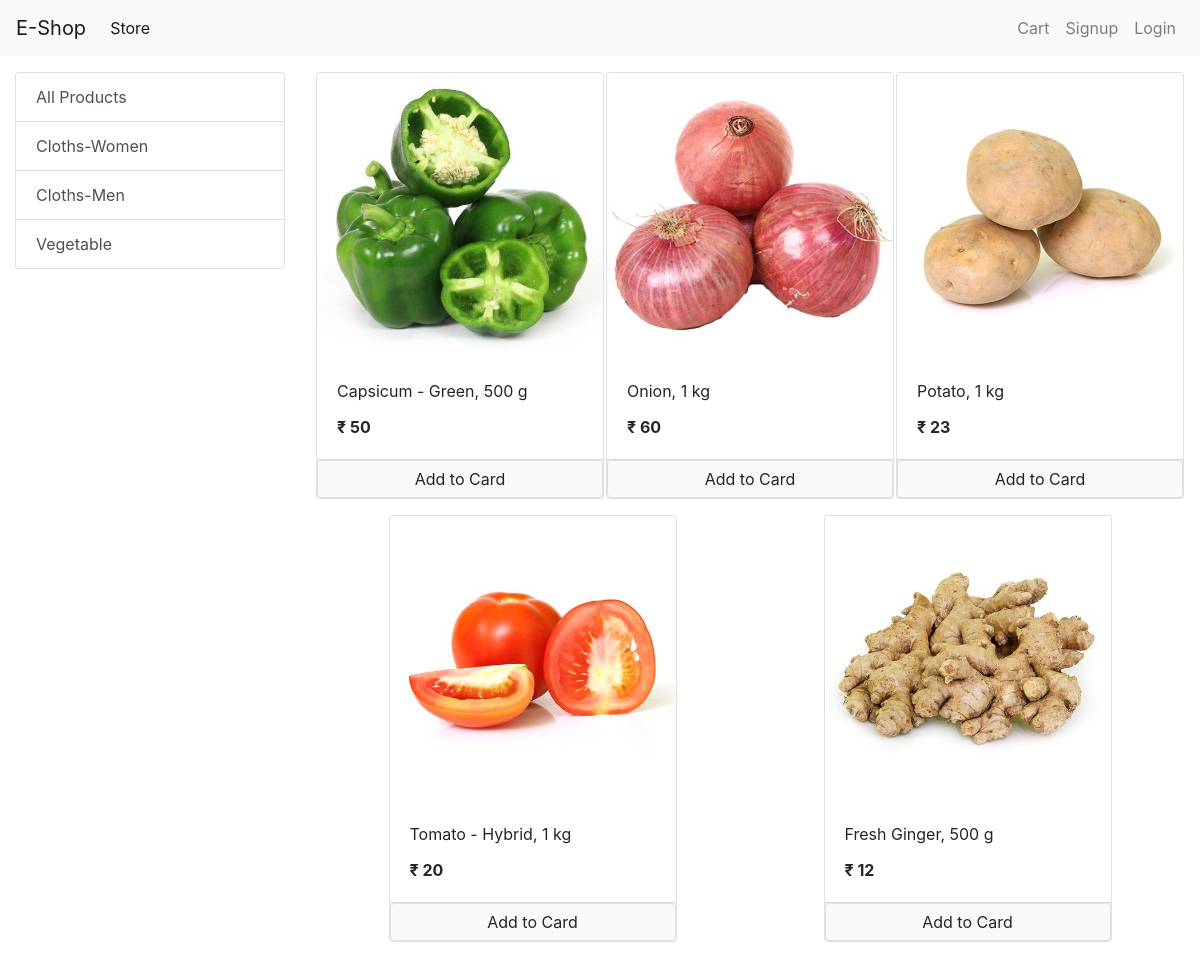
Screenshot of /?category=3 with the database file from the repository.
### store/models/category.py (models this page shows, shortened)
class Category(models.Model):
    name = models.CharField(max_length=20)
    @staticmethod
    def get_all_categories():
        return Category.objects.all()

### store/models/product.py (models this page shows, shortened)
class Product(models.Model):
    name = models.CharField(max_length=50)
    price = models.IntegerField(default=50)
    category = models.ForeignKey(Category, on_delete=models.CASCADE, default=1)
    description = models.CharField(max_length=200, default='', null=True, blank=True)
    image = models.ImageField(upload_to='uploads/products/')
    @staticmethod
    def get_all_products_by_categoryid(category_id):
        if category_id:
            return Product.objects.filter(category = category_id)
        else:
            return Product.get_all_products()

### store/views/home.py (the view, shortened to what this page needs)
# urls.py: path('', Index.as_view(), name='homepage'),
class Index(View):
    def get(self, request):
        cart = request.session.get('cart')
        if not cart:
            request.session['cart'] = {}
        products = None
        categories = Category.get_all_categories()
        categoryID = request.GET.get('category')
        if categoryID:
            products = Product.get_all_products_by_categoryid(categoryID)
        else:
            products = Product.get_all_products()
        data = {}
        data['products'] = products
        data['categories'] = categories
        return render(request, 'index.html', data)

### store/templatetags/cart.py (called while the page is built)
@register.filter(name='is_in_cart')
def is_in_cart(product, cart):
    keys = cart.keys()
    for id in keys:
        if int(id) == product.id:
            return True
    return False

### store/templatetags/custom_filter.py (called while the page is built)
@register.filter(name='currency')
def currency(number):
    return "₹ "+str(number)

### store/templates/index.html (shortened to what this page needs)
{% extends 'base.html' %}
{% block content %}
{% load cart %}
{% load custom_filter %}
<div class="container-fluid mt-3">
  <div class="row">
    <div class="col-lg-3 max-auto">
      <div class="list-group">
        <a href="/" class="list-group-item list-group-item-action  "> All Products</a>
        {% for category in categories %}
        <a href="/?category={{category.id}}" class="list-group-item list-group-item-action  ">{{category.name}}</a>
        {% endfor %}
      </div>
    </div>
    <div id="products" class="col-lg-9 mx-auto">
      <div class="row mx-auto">
        {% for product in products %}
        <div class="card mx-auto mb-3" id={{product.id}} style="width: 18rem;">
          <img src="{{product.image.url}}" class="card-img-top" alt="Card image cap">
          <div class="card-body">
            <p class="card-title">{{product.name}}</p>
            <p class="card-text"><b>{{product.price|currency}}</b></p>
          </div>
          <div class="card-footer p-0 nu-gutters">
            {% if product|is_in_cart:request.session.cart %}
            <div class="row  nu-gutters">
              <form action="/#{{product.id}}" method="post" class="col-2">
                {% csrf_token %}
                <input hidden type="text" name="product" value="{{product.id}}">
                <input hidden type="text" name="remove" value="True">
                <input type="submit" value=" - " class="btn btn-block btn-secondary">
              </form>
              <div class="text-center col">{{product|cart_quantity:request.session.cart}} in cart</div>
              <form action="/#{{product.id}}" method="post" class="col-2">
                {% csrf_token %}
                <input hidden type="text" name="product" value="{{product.id}}">
                <input type="submit" value=" + " class="btn btn-block btn-secondary">
              </form>
            </div>
            {% else %}
            <form action="/#{{product.id}}" method="POST" class="btn-block">
              <input type="submit" class="float-right btn btn-light border form-control" value="Add to Card">
            </form>
            {% endif %}
          </div>
        </div>
        {% endfor %}
      </div>
    </div>
  </div>
</div>
{% endblock %}

### rows the page displays
Category: name "Cloths-Women"
Category: name "Cloths-Men"
Category: name "Vegetable"
Product: image (picture), name "Capsicum - Green, 500 g", price "₹ 50"
Product: image (picture), name "Onion, 1 kg", price "₹ 60"
Product: image (picture), name "Potato, 1 kg", price "₹ 23"
Product: image (picture), name "Tomato - Hybrid, 1 kg", price "₹ 20"
Product: image (picture), name "Fresh Ginger, 500 g", price "₹ 12"
